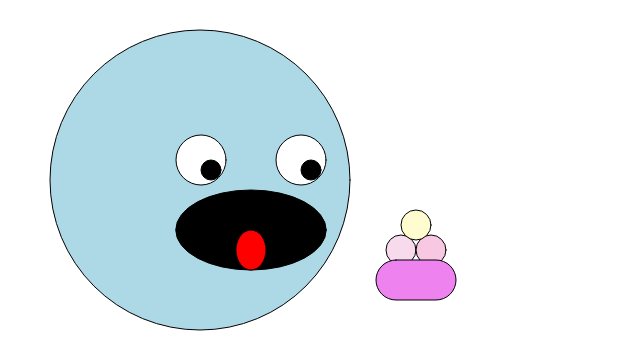
Frame 1 (no input)
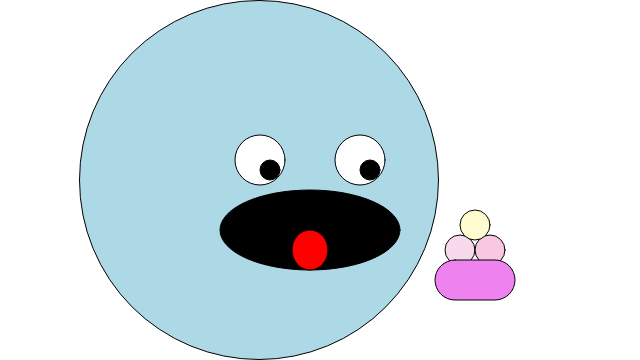
Frame 60 (no input)
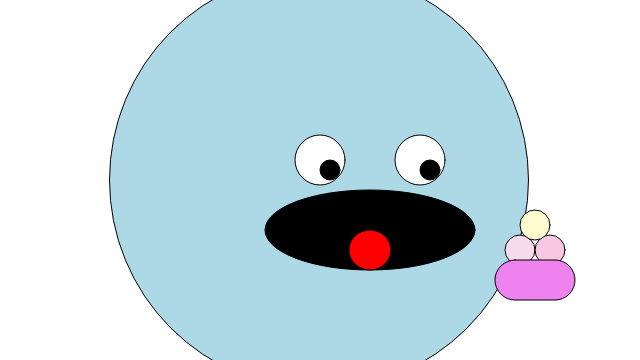
Frame 120 (the mouse pressed at the canvas centre since frame 60)

The p5.js sketch that drew these frames (run headless with seeded random() and noise() and a simulated clock; from frame 60 on, the mouse is pressed at the canvas centre):

// p5.js sketch
// ── sketch.js
// global scope
var x = 200; // Origin for face
var y = 180; 

// size variables
var s = 300;





function setup() {
	createCanvas(640, 360);
}

function draw() {
	background('white');
	//Face
	fill('lightblue');
	ellipse(x, y, s);
	x++;
	s++;
	
	//Right eye
	fill('white');
	ellipse(x + 100, 160, 50);
	//right iris
	fill('black');
	ellipse(x + 110, 170, 20);

	//Left eye
	fill('white');
	ellipse(x, 160, 50);
	//left iris
	fill('black');
	ellipse(x + 10, 170, 20)
	//mouth
	fill('black');
	ellipse(x + 50, 230, s/2, 80);

	//tongue
	fill('red');
	ellipse(x + 50, 250, s/10, 40);

	//Icecream
	fill(247, 219, 236);
	ellipse(x + 200 ,250, 30, 30);
	fill(248, 200, 226);
	ellipse(x + 230, 250, 30, 30);
	fill(255, 253, 208);
	ellipse(x + 215, 225, 30, 30);

	//cup
	fill('violet');
	rect(x + 175, 260, 80, 40, 20);
}
